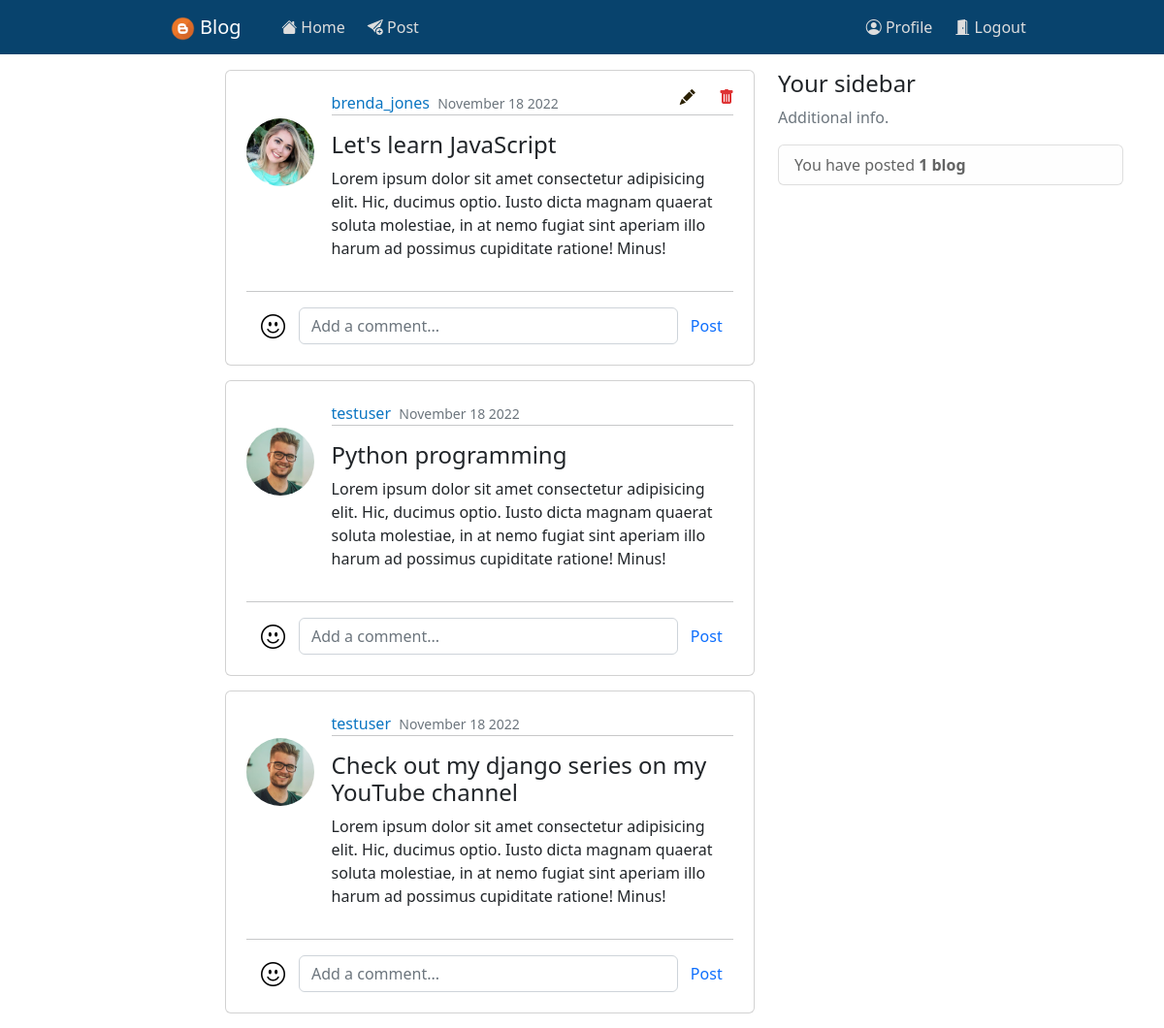
Page /users/homepage/ (signed in) on the earlier database version.
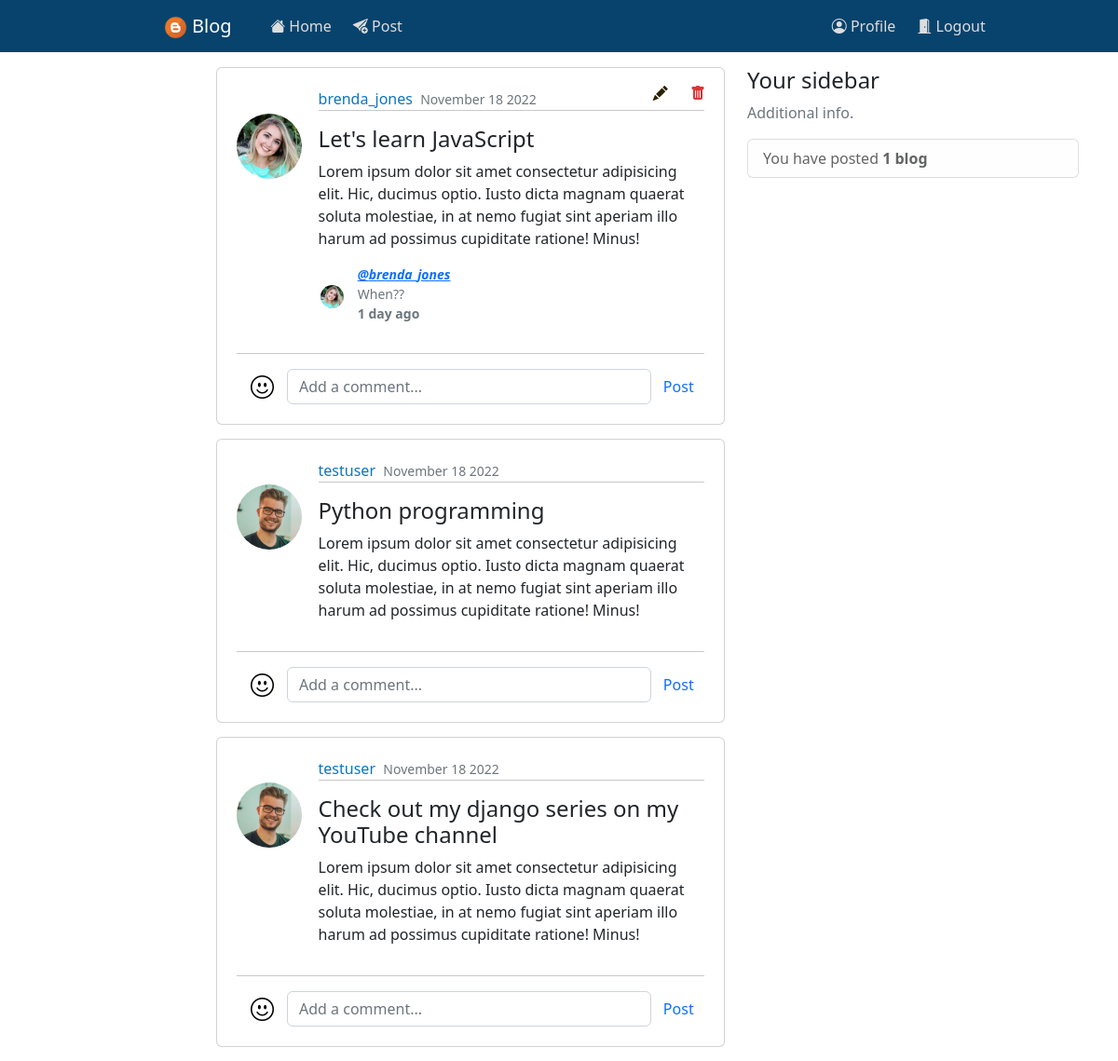
Same page on the later database version.
### users/models.py (models this page shows, shortened)
class Posts(models.Model):
    id = models.CharField(max_length=12, primary_key=True, editable=False)
    blogger = models.ForeignKey(Profile, on_delete=models.CASCADE, editable=False)
    title = models.CharField(max_length=60, blank=False)
    content = models.TextField(blank=False)
    posted = models.DateTimeField(auto_now_add=True)
    edited = models.DateTimeField(auto_now=True)
    class Meta:
        ordering = ['-posted']
        verbose_name_plural = 'Posts'

class Profile(models.Model):
    id = models.CharField(max_length=12, primary_key=True, editable=False)
    name = models.OneToOneField(User, on_delete=models.CASCADE, editable=False)
    gender = models.CharField(max_length=7, blank=False)
    phone_no = models.CharField(max_length=14, blank=False)
    country = models.CharField(max_length=10, blank=False)
    dob = models.DateField(null=True, blank=False)
    age = models.PositiveIntegerField(default=0, editable=False)
    dp = models.ImageField(upload_to='Profile-pics/', default='default.png')
    created = models.DateTimeField(auto_now_add=True)
    edited = models.DateTimeField(auto_now=True)
    def __str__(self):
        return f'{self.name}'
    class Meta:
        ordering = ['name']
        verbose_name_plural = 'User Profiles'

class Comments(models.Model):
    id = models.CharField(max_length=12, primary_key=True, editable=False)
    post = models.ForeignKey(Posts, on_delete=models.CASCADE, editable=False)
    name = models.ForeignKey(Profile, on_delete=models.CASCADE, editable=False)
    comment = models.TextField(blank=False)
    created = models.DateTimeField(auto_now_add=True)
    edited = models.DateTimeField(auto_now=True)
    class Meta:
        ordering = ['-created']
        verbose_name_plural = 'Comments'

### users/views.py (the view, shortened to what this page needs)
# urls.py: path('homepage/', views.homepage_view, name='homepage'),
@login_required(login_url='login')
@user_passes_test(lambda user: user.is_staff is False and user.is_superuser is False)
def homepage_view(request):
    blogs = Posts.objects.all()
    context = {
        'posted_blogs': blogs, 'total_blogs': Posts.objects.filter(blogger=request.user.profile).count(),
        'comments': Comments.objects.all(),
    }
    return render(request, 'users/index.html', context)

### users/templates/users/index.html (shortened to what the changed rows need)
{% extends 'users/base.html' %}{% block title %}Homepage{% endblock %}
{% load crispy_forms_tags %}
    {% block content %}
    <main class="container body-container" role="main">
        <div class="row">
            <div class="col-md-6 offset-sm-2">
                {% for blogs in posted_blogs %}
                <div class="card card-body pb-0">
                    <article class="media content-section">
                        <div class="d-flex align-items-start justify-content-center">
                            <img src="{{ blogs.blogger.dp.url }}" alt="img" class="rounded-circle article-img">
                            <div class="media-body">
                                <div class="article-metadata">
                                    <a href="{% url 'userprofile' blogs.blogger %}" class="mr-3">{{ blogs.blogger }}</a>
                                    <small class="text-muted">{{ blogs.posted|date:"F d Y" }}</small>
                                    <hr class="mt-0">
                                </div>
                                <div class="delete-icon">
                                    <a href="{% url 'edit_blog' blogs.id blogs.blogger %}" class="icon">
                                        {% if blogs.blogger == request.user.profile %}<i class="bi bi-pencil-fill" style="color: #2b2103"></i>{% endif %}
                                    </a>
                                    <a href="" class="icon" data-bs-toggle="modal" data-bs-target="#delete-post-{{blogs.id}}">
                                        {% if blogs.blogger == request.user.profile %}<i class="bi bi-trash-fill" style="color: #df3435"></i>{% endif %}
                                    </a>
                                </div>
                                <h4>{{ blogs.title }}</h4>
                                <p class="article-content">
                                    {{ blogs.content }}
                                </p>
                            </div>
                        </div>
                        <div class="d-flex align-items-start  comments-section">
                            {% for c in comments %}
                                {% if c.post.id == blogs.id %}
                                    <img class="rounded-circle" src="{{ c.name.dp.url }}" alt="img">
                                    <p class="small text-muted">
                                        <b class="fw-bold fst-italic">
                                            <a href="{% url 'userprofile' blogs.blogger %}">@{{c.name}}</a>
                                        </b>
                                        <br>{{c.comment}}<br><b class="text-end">{{c.created|timesince}} ago</b><br>
                                    </p>
                                {% endif %}
                            {% endfor %}
                        </div>
                        <hr class="w-100">
                            <div class="d-flex align-items-center post-comment-container">
                                <a href=""><i class="bi-emoji-smile"></i></a>
                                <form action="" method="post" class="d-flex">
                                    <input type="text" placeholder="Add a comment..." name="comment" class="form-control">
                                    <button type="submit" class="btn btn-default text-primary">Post</button>
                                </form>
                            </div>
                    </article>
                </div>
                {% empty %}
                <div class="text-center pt-3">
                    <h5 class="small text-muted">Blogs will appear here</h5>
                </div>
                {% endfor %}
            </div>
        </div>
    </main>
    {% endblock %}

Differences in the rows shown:
added Comments: name.dp (picture), name "brenda_jones", comment "When??", created "1 day", shown under Posts "Let's learn JavaScript"
